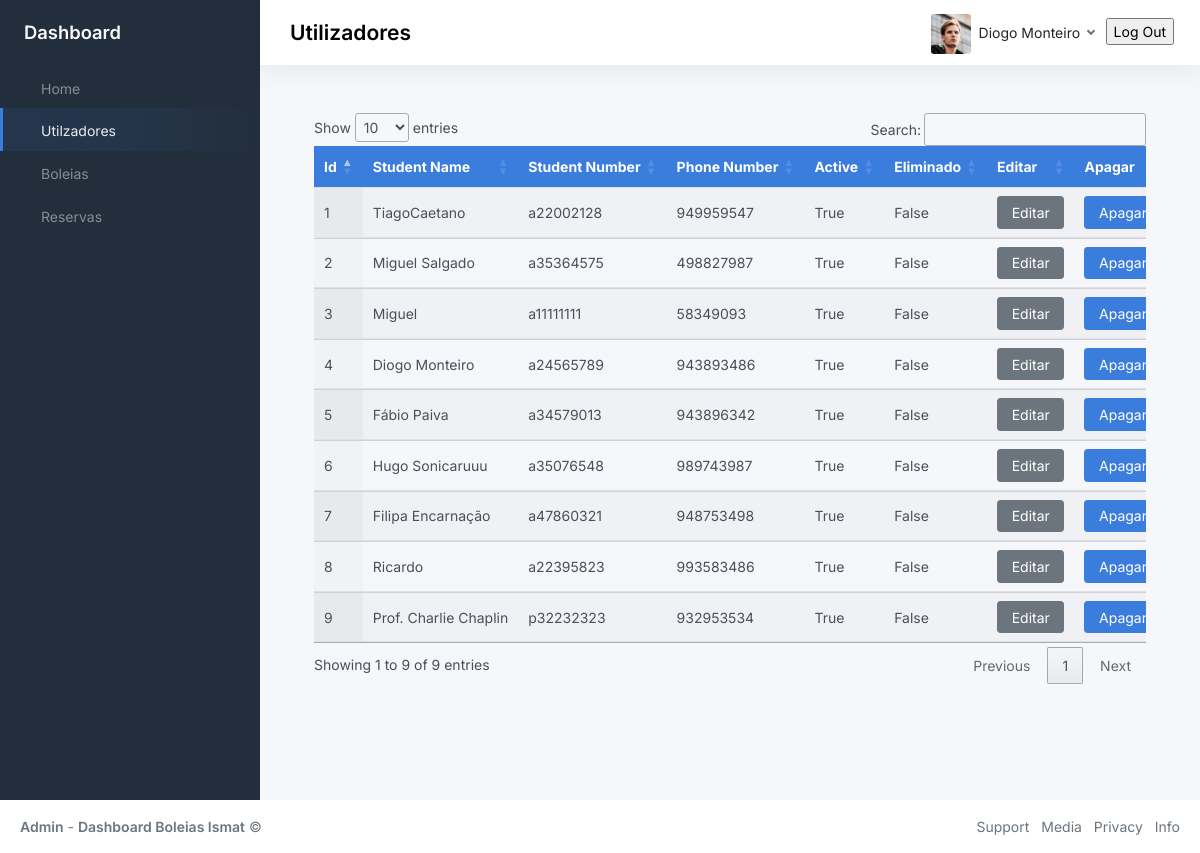
Screenshot of /usersPage (signed in) with the database file from the repository.
### BackOffice/models.py (models this page shows, shortened)
class User(db.Model, UserMixin):
	__tablename__ = 'user'
	id = db.Column(db.Integer, primary_key=True)
	name = db.Column(db.String(80), unique=True, nullable=False)
	student_number = db.Column(db.String(9), unique=True, nullable=False)
	phone_number = db.Column(db.Integer(), nullable=False)
	password = db.Column(db.String(60), nullable=False)
	gender = db.Column(db.String(10), nullable=False)
	registration_date = db.Column(db.DateTime, default=datetime.now)
	last_login_date = db.Column(db.DateTime, default=datetime.now)
	active = db.Column(db.Boolean())
	deleted = db.Column(db.Boolean(), default=False)

### BackOffice/userModule/__init__.py (the view, shortened to what this page needs)
@userModule.route('/usersPage', methods=['GET', 'POST'])
def toUsersPage():
    if current_user.is_authenticated:
        try:
            use_id = current_user.id
            activeUser =  db.session.query(User).filter(User.id==use_id).first()
            if request.method == 'GET':
                get_Users = db.session.query(User).all()
                return render_template("users.html", title="Login", get_Users = get_Users, activeUser = activeUser)
        except Exception as e:
            print(str(e))
    else:
        return redirect('/pages-sign-in')

### BackOffice/app.py (called while the page is built)
def create_app(config_filename):
    run = Flask(__name__)
    run.config.from_object(config_filename)
    db.init_app(run)
    bcrypt.init_app(run)
    with run.app_context():
        db.create_all()
    login_manager = LoginManager()
    login_manager.login_view = 'auth.login'
    login_manager.init_app(run)
    @login_manager.user_loader
    def load_user(user_id):
        return User.query.get(int(user_id))
    run.register_blueprint(login_module)
    run.register_blueprint(homeModule)
    run.register_blueprint(userModule)
    run.register_blueprint(rideModule)
    run.register_blueprint(reservaModule)
    return run

### BackOffice/templates/users.html (shortened to what this page needs)
{% extends 'index.html'%}
{% block navOptions %}
    <ul class="sidebar-nav">
        <li class="sidebar-item">
            <a class="sidebar-link" href="{{url_for('homeModule.toHomePage')}}">
                 <span class="align-middle">Home</span>
            </a>
        </li>
        <li class="sidebar-item  active">
            <a class="sidebar-link" href="{{url_for('userModule.toUsersPage')}}">
                 <span class="align-middle">Utilzadores</span>
            </a>
        </li>
        <li class="sidebar-item">
            <a class="sidebar-link" href="{{url_for('rideModule.toRidePage')}}">
                 <span class="align-middle">Boleias</span>
            </a>
        </li>
        <li class="sidebar-item">
            <a class="sidebar-link" href="{{url_for('reservaModule.toReservaPage')}}">
                 <span class="align-middle">Reservas</span>
            </a>
        </li>
    </ul>
{% endblock navOptions %}
{% block page %}
<h3 class="position-absolute m-2 fw-bold text-">Utilizadores</h3>
{% endblock page %}
{% block profile %}
<img src="{{url_for('static', filename='img/avatars/avatar.jpg')}}" class="avatar img-fluid rounded me-1"/> <span class="text-dark">{{activeUser.name}}</span>
{% endblock profile %}
{% block content %}
<div class="container-md" id="table">
    <div class="table-responsive">
        <table class="table display nowrap" id="tabela">
            <thead class="bg-primary text-white">
                <tr>
                    <th>Id</th>
                    <th>Student Name</th>
                    <th>Student Number</th>
                    <th>Phone Number</th>
                    <th>Active</th>
                    <th>Eliminado</th>
                    <th>Editar</th>
                    <th>Apagar</th>
                </tr>
            </thead>
            <tbody>
                {% for user in get_Users %}
                <tr>
                <td>{{user.id}}</td>
                <td>{{user.name}}</td>
                <td>{{user.student_number}}</td>
                <td>{{user.phone_number	}}</td>
                <td>{{user.active}}</td>
                <td>{{user.deleted}}</td>
                <td><button class="Editar btn btn-secondary" id="{{user.id}}" data-bs-toggle="modal" data-bs-target="#staticBackdrop">Editar</button></td>
                <td><button class="Apagar btn btn-primary" id="{{user.id}}">Apagar User</button></td>
            </tr>
            {% endfor %}
            </tbody>
        </table>
    </div>
</div>
{% endblock content %}

### rows the page displays
User: name "Diogo Monteiro", id "4", student_number "a24565789", phone_number "943893486", active "True", deleted "False"
User: id "1", name "TiagoCaetano", student_number "a22002128", phone_number "949959547", active "True", deleted "False"
User: id "2", name "Miguel Salgado", student_number "a35364575", phone_number "498827987", active "True", deleted "False"
User: id "3", name "Miguel", student_number "a11111111", phone_number "58349093", active "True", deleted "False"
User: id "5", name "Fábio Paiva", student_number "a34579013", phone_number "943896342", active "True", deleted "False"
User: id "6", name "Hugo Sonicaruuu", student_number "a35076548", phone_number "989743987", active "True", deleted "False"
User: id "7", name "Filipa Encarnação", student_number "a47860321", phone_number "948753498", active "True", deleted "False"
User: id "8", name "Ricardo", student_number "a22395823", phone_number "993583486", active "True", deleted "False"
User: id "9", name "Prof. Charlie Chaplin", student_number "p32232323", phone_number "932953534", active "True", deleted "False"
